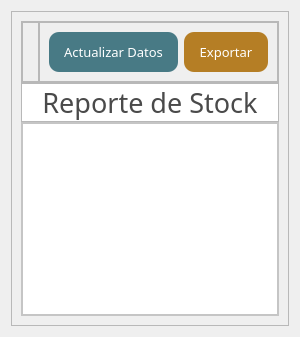
                <widget class="QWidget" name="tab_6">
                 <attribute name="title">
                  <string>Stock Actual</string>
                 </attribute>
                 <layout class="QHBoxLayout" name="horizontalLayout_30">
                  <item>
                   <widget class="QFrame" name="frame_51">
                    <property name="frameShape">
                     <enum>QFrame::StyledPanel</enum>
                    </property>
                    <property name="frameShadow">
                     <enum>QFrame::Raised</enum>
                    </property>
                    <layout class="QVBoxLayout" name="verticalLayout_53">
                     <property name="spacing">
                      <number>0</number>
                     </property>
                     <item>
                      <widget class="QFrame" name="frame_54">
                       <property name="minimumSize">
                        <size>
                         <width>0</width>
                         <height>50</height>
                        </size>
                       </property>
                       <property name="styleSheet">
                        <string notr="true"/>
                       </property>
                       <property name="frameShape">
                        <enum>QFrame::StyledPanel</enum>
                       </property>
                       <property name="frameShadow">
                        <enum>QFrame::Raised</enum>
                       </property>
                       <layout class="QHBoxLayout" name="horizontalLayout_31">
                        <property name="spacing">
                         <number>0</number>
                        </property>
                        <property name="leftMargin">
                         <number>0</number>
                        </property>
                        <property name="topMargin">
                         <number>0</number>
                        </property>
                        <property name="rightMargin">
                         <number>0</number>
                        </property>
                        <property name="bottomMargin">
                         <number>0</number>
                        </property>
                        <item>
                         <widget class="QFrame" name="frame_55">
                          <property name="frameShape">
                           <enum>QFrame::StyledPanel</enum>
                          </property>
                          <property name="frameShadow">
                           <enum>QFrame::Raised</enum>
                          </property>
                         </widget>
                        </item>
                        <item>
                         <widget class="QFrame" name="frame_56">
                          <property name="maximumSize">
                           <size>
                            <width>500</width>
                            <height>16777215</height>
                           </size>
                          </property>
                          <property name="frameShape">
                           <enum>QFrame::StyledPanel</enum>
                          </property>
                          <property name="frameShadow">
                           <enum>QFrame::Raised</enum>
                          </property>
                          <layout class="QHBoxLayout" name="horizontalLayout_32">
                           <item>
                            <widget class="QPushButton" name="btnGetCurrentStock">
                             <property name="minimumSize">
                              <size>
                               <width>0</width>
                               <height>40</height>
                              </size>
                             </property>
                             <property name="maximumSize">
                              <size>
                               <width>200</width>
                               <height>16777215</height>
                              </size>
                             </property>
                             <property name="font">
                              <font>
                               <family>candara</family>
                               <pointsize>10</pointsize>
                              </font>
                             </property>
                             <property name="styleSheet">
                              <string notr="true">QPushButton{
background-color:#487A85;
border:none;
color: white;
text-align: center;
padding: 0px 15px;
border-radius:10px;

}
QPushButton:hover{
	background-color:#007DDA;
	background-color: #56648F;
	
}</string>
                             </property>
                             <property name="text">
                              <string>Actualizar Datos</string>
                             </property>
                            </widget>
                           </item>
                           <item>
                            <widget class="QPushButton" name="btnExportCurrentStock">
                             <property name="minimumSize">
                              <size>
                               <width>0</width>
                               <height>40</height>
                              </size>
                             </property>
                             <property name="maximumSize">
                              <size>
                               <width>200</width>
                               <height>16777215</height>
                              </size>
                             </property>
                             <property name="font">
                              <font>
                               <family>candara</family>
                               <pointsize>10</pointsize>
                              </font>
                             </property>
                             <property name="styleSheet">
                              <string notr="true">QPushButton{
background-color:#B57E25;
border:none;
color: white;
text-align: center;
padding: 0px 15px;
border-radius:10px;

}
QPushButton:hover{
	background-color:#007DDA;
	background-color: #56648F;
	
}</string>
                             </property>
                             <property name="text">
                              <string>Exportar</string>
                             </property>
                            </widget>
                           </item>
                          </layout>
                         </widget>
                        </item>
                       </layout>
                      </widget>
                     </item>
                     <item>
                      <widget class="QFrame" name="frame_52">
                       <property name="maximumSize">
                        <size>
                         <width>16777215</width>
                         <height>50</height>
                        </size>
                       </property>
                       <property name="frameShape">
                        <enum>QFrame::StyledPanel</enum>
                       </property>
                       <property name="frameShadow">
                        <enum>QFrame::Raised</enum>
                       </property>
                       <layout class="QHBoxLayout" name="horizontalLayout_28">
                        <property name="spacing">
                         <number>0</number>
                        </property>
                        <property name="leftMargin">
                         <number>0</number>
                        </property>
                        <property name="topMargin">
                         <number>0</number>
                        </property>
                        <property name="rightMargin">
                         <number>0</number>
                        </property>
                        <property name="bottomMargin">
                         <number>0</number>
                        </property>
                        <item>
                         <widget class="QLabel" name="label_67">
                          <property name="font">
                           <font>
                            <family>candara</family>
                            <pointsize>20</pointsize>
                            <weight>50</weight>
                            <bold>false</bold>
                            <kerning>false</kerning>
                           </font>
                          </property>
                          <property name="styleSheet">
                           <string notr="true">color:#4A4A4A;
background-color: rgb(255, 255, 255);
</string>
                          </property>
                          <property name="text">
                           <string>Reporte de Stock</string>
                          </property>
                          <property name="alignment">
                           <set>Qt::AlignCenter</set>
                          </property>
                         </widget>
                        </item>
                       </layout>
                      </widget>
                     </item>
                     <item>
                      <widget class="QFrame" name="frame_53">
                       <property name="styleSheet">
                        <string notr="true">background-color:white;</string>
                       </property>
                       <property name="frameShape">
                        <enum>QFrame::StyledPanel</enum>
                       </property>
                       <property name="frameShadow">
                        <enum>QFrame::Raised</enum>
                       </property>
                       <layout class="QHBoxLayout" name="horizontalLayout_29">
                        <property name="spacing">
                         <number>0</number>
                        </property>
                        <property name="leftMargin">
                         <number>0</number>
                        </property>
                        <property name="topMargin">
                         <number>0</number>
                        </property>
                        <property name="rightMargin">
                         <number>0</number>
                        </property>
                        <property name="bottomMargin">
                         <number>0</number>
                        </property>
                        <item>
                         <widget class="QTableView" name="stockRecordsTable">
                          <property name="styleSheet">
                           <string notr="true"/>
                          </property>
                         </widget>
                        </item>
                       </layout>
                      </widget>
                     </item>
                    </layout>
                   </widget>
                  </item>
                 </layout>
                </widget>
